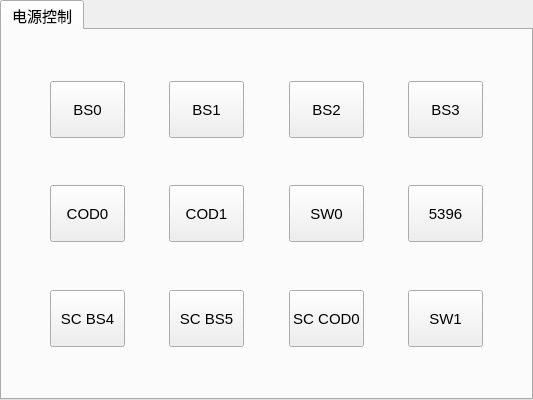
         <widget class="QTabWidget" name="tabWidget">
          <property name="enabled">
           <bool>true</bool>
          </property>
          <property name="font">
           <font>
            <pointsize>11</pointsize>
           </font>
          </property>
          <property name="tabPosition">
           <enum>QTabWidget::North</enum>
          </property>
          <property name="currentIndex">
           <number>0</number>
          </property>
          <property name="elideMode">
           <enum>Qt::ElideNone</enum>
          </property>
          <widget class="QWidget" name="tab">
           <attribute name="title">
            <string>电源控制</string>
           </attribute>
           <layout class="QGridLayout" name="gridLayout_3">
            <item row="5" column="4">
             <spacer name="horizontalSpacer_16">
              <property name="orientation">
               <enum>Qt::Horizontal</enum>
              </property>
              <property name="sizeHint" stdset="0">
               <size>
                <width>45</width>
                <height>20</height>
               </size>
              </property>
             </spacer>
            </item>
            <item row="5" column="3">
             <widget class="QPushButton" name="pushButton_SC_BS5">
              <property name="sizePolicy">
               <sizepolicy hsizetype="Expanding" vsizetype="Expanding">
                <horstretch>0</horstretch>
                <verstretch>0</verstretch>
               </sizepolicy>
              </property>
              <property name="minimumSize">
               <size>
                <width>75</width>
                <height>57</height>
               </size>
              </property>
              <property name="text">
               <string>SC BS5</string>
              </property>
             </widget>
            </item>
            <item row="1" column="5">
             <widget class="QPushButton" name="pushButton_BS2">
              <property name="sizePolicy">
               <sizepolicy hsizetype="Expanding" vsizetype="Expanding">
                <horstretch>0</horstretch>
                <verstretch>0</verstretch>
               </sizepolicy>
              </property>
              <property name="minimumSize">
               <size>
                <width>75</width>
                <height>57</height>
               </size>
              </property>
              <property name="text">
               <string>BS2</string>
              </property>
             </widget>
            </item>
            <item row="1" column="4">
             <spacer name="horizontalSpacer_10">
              <property name="orientation">
               <enum>Qt::Horizontal</enum>
              </property>
              <property name="sizeHint" stdset="0">
               <size>
                <width>45</width>
                <height>20</height>
               </size>
              </property>
             </spacer>
            </item>
            <item row="1" column="3">
             <widget class="QPushButton" name="pushButton_BS1">
              <property name="sizePolicy">
               <sizepolicy hsizetype="Expanding" vsizetype="Expanding">
                <horstretch>0</horstretch>
                <verstretch>0</verstretch>
               </sizepolicy>
              </property>
              <property name="minimumSize">
               <size>
                <width>75</width>
                <height>57</height>
               </size>
              </property>
              <property name="text">
               <string>BS1</string>
              </property>
             </widget>
            </item>
            <item row="1" column="6">
             <spacer name="horizontalSpacer_11">
              <property name="orientation">
               <enum>Qt::Horizontal</enum>
              </property>
              <property name="sizeHint" stdset="0">
               <size>
                <width>44</width>
                <height>20</height>
               </size>
              </property>
             </spacer>
            </item>
            <item row="1" column="8">
             <spacer name="horizontalSpacer_21">
              <property name="orientation">
               <enum>Qt::Horizontal</enum>
              </property>
              <property name="sizeHint" stdset="0">
               <size>
                <width>45</width>
                <height>20</height>
               </size>
              </property>
             </spacer>
            </item>
            <item row="2" column="3">
             <spacer name="verticalSpacer_3">
              <property name="orientation">
               <enum>Qt::Vertical</enum>
              </property>
              <property name="sizeHint" stdset="0">
               <size>
                <width>20</width>
                <height>55</height>
               </size>
              </property>
             </spacer>
            </item>
            <item row="1" column="7">
             <widget class="QPushButton" name="pushButton_BS3">
              <property name="sizePolicy">
               <sizepolicy hsizetype="Expanding" vsizetype="Expanding">
                <horstretch>0</horstretch>
                <verstretch>0</verstretch>
               </sizepolicy>
              </property>
              <property name="minimumSize">
               <size>
                <width>75</width>
                <height>57</height>
               </size>
              </property>
              <property name="text">
               <string>BS3</string>
              </property>
             </widget>
            </item>
            <item row="2" column="1">
             <spacer name="verticalSpacer">
              <property name="orientation">
               <enum>Qt::Vertical</enum>
              </property>
              <property name="sizeHint" stdset="0">
               <size>
                <width>20</width>
                <height>55</height>
               </size>
              </property>
             </spacer>
            </item>
            <item row="3" column="0">
             <spacer name="horizontalSpacer_19">
              <property name="orientation">
               <enum>Qt::Horizontal</enum>
              </property>
              <property name="sizeHint" stdset="0">
               <size>
                <width>45</width>
                <height>20</height>
               </size>
              </property>
             </spacer>
            </item>
            <item row="3" column="1">
             <widget class="QPushButton" name="pushButton_COD0">
              <property name="sizePolicy">
               <sizepolicy hsizetype="Expanding" vsizetype="Expanding">
                <horstretch>0</horstretch>
                <verstretch>0</verstretch>
               </sizepolicy>
              </property>
              <property name="minimumSize">
               <size>
                <width>75</width>
                <height>57</height>
               </size>
              </property>
              <property name="text">
               <string>COD0</string>
              </property>
             </widget>
            </item>
            <item row="2" column="7">
             <spacer name="verticalSpacer_5">
              <property name="orientation">
               <enum>Qt::Vertical</enum>
              </property>
              <property name="sizeHint" stdset="0">
               <size>
                <width>20</width>
                <height>55</height>
               </size>
              </property>
             </spacer>
            </item>
            <item row="2" column="5">
             <spacer name="verticalSpacer_4">
              <property name="orientation">
               <enum>Qt::Vertical</enum>
              </property>
              <property name="sizeHint" stdset="0">
               <size>
                <width>20</width>
                <height>55</height>
               </size>
              </property>
             </spacer>
            </item>
            <item row="3" column="2">
             <spacer name="horizontalSpacer_12">
              <property name="orientation">
               <enum>Qt::Horizontal</enum>
              </property>
              <property name="sizeHint" stdset="0">
               <size>
                <width>44</width>
                <height>20</height>
               </size>
              </property>
             </spacer>
            </item>
            <item row="3" column="4">
             <spacer name="horizontalSpacer_13">
              <property name="orientation">
               <enum>Qt::Horizontal</enum>
              </property>
              <property name="sizeHint" stdset="0">
               <size>
                <width>45</width>
                <height>20</height>
               </size>
              </property>
             </spacer>
            </item>
            <item row="3" column="3">
             <widget class="QPushButton" name="pushButton_COD1">
              <property name="sizePolicy">
               <sizepolicy hsizetype="Expanding" vsizetype="Expanding">
                <horstretch>0</horstretch>
                <verstretch>0</verstretch>
               </sizepolicy>
              </property>
              <property name="minimumSize">
               <size>
                <width>75</width>
                <height>57</height>
               </size>
              </property>
              <property name="text">
               <string>COD1</string>
              </property>
             </widget>
            </item>
            <item row="4" column="1">
             <spacer name="verticalSpacer_6">
              <property name="orientation">
               <enum>Qt::Vertical</enum>
              </property>
              <property name="sizeHint" stdset="0">
               <size>
                <width>20</width>
                <height>55</height>
               </size>
              </property>
             </spacer>
            </item>
            <item row="3" column="6">
             <spacer name="horizontalSpacer_14">
              <property name="orientation">
               <enum>Qt::Horizontal</enum>
              </property>
              <property name="sizeHint" stdset="0">
               <size>
                <width>44</width>
                <height>20</height>
               </size>
              </property>
             </spacer>
            </item>
            <item row="3" column="5">
             <widget class="QPushButton" name="pushButton_SW0">
              <property name="sizePolicy">
               <sizepolicy hsizetype="Expanding" vsizetype="Expanding">
                <horstretch>0</horstretch>
                <verstretch>0</verstretch>
               </sizepolicy>
              </property>
              <property name="minimumSize">
               <size>
                <width>75</width>
                <height>57</height>
               </size>
              </property>
              <property name="text">
               <string>SW0</string>
              </property>
             </widget>
            </item>
            <item row="3" column="7">
             <widget class="QPushButton" name="pushButton_Gate">
              <property name="enabled">
               <bool>true</bool>
              </property>
              <property name="sizePolicy">
               <sizepolicy hsizetype="Expanding" vsizetype="Expanding">
                <horstretch>0</horstretch>
                <verstretch>0</verstretch>
               </sizepolicy>
              </property>
              <property name="minimumSize">
               <size>
                <width>75</width>
                <height>57</height>
               </size>
              </property>
              <property name="text">
               <string>5396</string>
              </property>
             </widget>
            </item>
            <item row="3" column="8">
             <spacer name="horizontalSpacer_22">
              <property name="orientation">
               <enum>Qt::Horizontal</enum>
              </property>
              <property name="sizeHint" stdset="0">
               <size>
                <width>45</width>
                <height>20</height>
               </size>
              </property>
             </spacer>
            </item>
            <item row="4" column="7">
             <spacer name="verticalSpacer_9">
              <property name="orientation">
               <enum>Qt::Vertical</enum>
              </property>
              <property name="sizeHint" stdset="0">
               <size>
                <width>20</width>
                <height>55</height>
               </size>
              </property>
             </spacer>
            </item>
            <item row="4" column="3">
             <spacer name="verticalSpacer_7">
              <property name="orientation">
               <enum>Qt::Vertical</enum>
              </property>
              <property name="sizeHint" stdset="0">
               <size>
                <width>20</width>
                <height>55</height>
               </size>
              </property>
             </spacer>
            </item>
            <item row="5" column="0">
             <spacer name="horizontalSpacer_20">
              <property name="orientation">
               <enum>Qt::Horizontal</enum>
              </property>
              <property name="sizeHint" stdset="0">
               <size>
                <width>45</width>
                <height>20</height>
               </size>
              </property>
             </spacer>
            </item>
            <item row="4" column="5">
             <spacer name="verticalSpacer_8">
              <property name="orientation">
               <enum>Qt::Vertical</enum>
              </property>
              <property name="sizeHint" stdset="0">
               <size>
                <width>20</width>
                <height>55</height>
               </size>
              </property>
             </spacer>
            </item>
            <item row="5" column="2">
             <spacer name="horizontalSpacer_15">
              <property name="orientation">
               <enum>Qt::Horizontal</enum>
              </property>
              <property name="sizeHint" stdset="0">
               <size>
                <width>44</width>
                <height>20</height>
               </size>
              </property>
             </spacer>
            </item>
            <item row="5" column="1">
             <widget class="QPushButton" name="pushButton_SC_BS4">
              <property name="sizePolicy">
               <sizepolicy hsizetype="Expanding" vsizetype="Expanding">
                <horstretch>0</horstretch>
                <verstretch>0</verstretch>
               </sizepolicy>
              </property>
              <property name="minimumSize">
               <size>
                <width>75</width>
                <height>57</height>
               </size>
              </property>
              <property name="text">
               <string>SC BS4</string>
              </property>
             </widget>
            </item>
            <item row="0" column="1">
             <spacer name="verticalSpacer_10">
              <property name="orientation">
               <enum>Qt::Vertical</enum>
              </property>
              <property name="sizeHint" stdset="0">
               <size>
                <width>20</width>
                <height>55</height>
               </size>
              </property>
             </spacer>
            </item>
            <item row="0" column="7">
             <spacer name="verticalSpacer_13">
              <property name="orientation">
               <enum>Qt::Vertical</enum>
              </property>
              <property name="sizeHint" stdset="0">
               <size>
                <width>20</width>
                <height>55</height>
               </size>
              </property>
             </spacer>
            </item>
            <item row="0" column="3">
             <spacer name="verticalSpacer_11">
              <property name="orientation">
               <enum>Qt::Vertical</enum>
              </property>
              <property name="sizeHint" stdset="0">
               <size>
                <width>20</width>
                <height>55</height>
               </size>
              </property>
             </spacer>
            </item>
            <item row="0" column="5">
             <spacer name="verticalSpacer_12">
              <property name="orientation">
               <enum>Qt::Vertical</enum>
              </property>
              <property name="sizeHint" stdset="0">
               <size>
                <width>20</width>
                <height>55</height>
               </size>
              </property>
             </spacer>
            </item>
            <item row="1" column="0">
             <spacer name="horizontalSpacer_18">
              <property name="orientation">
               <enum>Qt::Horizontal</enum>
              </property>
              <property name="sizeHint" stdset="0">
               <size>
                <width>45</width>
                <height>20</height>
               </size>
              </property>
             </spacer>
            </item>
            <item row="1" column="2">
             <spacer name="horizontalSpacer_9">
              <property name="orientation">
               <enum>Qt::Horizontal</enum>
              </property>
              <property name="sizeHint" stdset="0">
               <size>
                <width>44</width>
                <height>20</height>
               </size>
              </property>
             </spacer>
            </item>
            <item row="1" column="1">
             <widget class="QPushButton" name="pushButton_BS0">
              <property name="sizePolicy">
               <sizepolicy hsizetype="Expanding" vsizetype="Expanding">
                <horstretch>0</horstretch>
                <verstretch>0</verstretch>
               </sizepolicy>
              </property>
              <property name="minimumSize">
               <size>
                <width>75</width>
                <height>57</height>
               </size>
              </property>
              <property name="text">
               <string>BS0</string>
              </property>
             </widget>
            </item>
            <item row="6" column="3">
             <spacer name="verticalSpacer_15">
              <property name="orientation">
               <enum>Qt::Vertical</enum>
              </property>
              <property name="sizeHint" stdset="0">
               <size>
                <width>20</width>
                <height>55</height>
               </size>
              </property>
             </spacer>
            </item>
            <item row="6" column="5">
             <spacer name="verticalSpacer_16">
              <property name="orientation">
               <enum>Qt::Vertical</enum>
              </property>
              <property name="sizeHint" stdset="0">
               <size>
                <width>20</width>
                <height>55</height>
               </size>
              </property>
             </spacer>
            </item>
            <item row="5" column="8">
             <spacer name="horizontalSpacer_23">
              <property name="orientation">
               <enum>Qt::Horizontal</enum>
              </property>
              <property name="sizeHint" stdset="0">
               <size>
                <width>45</width>
                <height>20</height>
               </size>
              </property>
             </spacer>
            </item>
            <item row="5" column="5">
             <widget class="QPushButton" name="pushButton_SC_COD0">
              <property name="sizePolicy">
               <sizepolicy hsizetype="Expanding" vsizetype="Expanding">
                <horstretch>0</horstretch>
                <verstretch>0</verstretch>
               </sizepolicy>
              </property>
              <property name="minimumSize">
               <size>
                <width>75</width>
                <height>57</height>
               </size>
              </property>
              <property name="text">
               <string>SC COD0</string>
              </property>
             </widget>
            </item>
            <item row="6" column="1">
             <spacer name="verticalSpacer_14">
              <property name="orientation">
               <enum>Qt::Vertical</enum>
              </property>
              <property name="sizeHint" stdset="0">
               <size>
                <width>20</width>
                <height>55</height>
               </size>
              </property>
             </spacer>
            </item>
            <item row="5" column="6">
             <spacer name="horizontalSpacer_17">
              <property name="orientation">
               <enum>Qt::Horizontal</enum>
              </property>
              <property name="sizeHint" stdset="0">
               <size>
                <width>44</width>
                <height>20</height>
               </size>
              </property>
             </spacer>
            </item>
            <item row="5" column="7">
             <widget class="QPushButton" name="pushButton_SC_COD1">
              <property name="sizePolicy">
               <sizepolicy hsizetype="Expanding" vsizetype="Expanding">
                <horstretch>0</horstretch>
                <verstretch>0</verstretch>
               </sizepolicy>
              </property>
              <property name="minimumSize">
               <size>
                <width>75</width>
                <height>57</height>
               </size>
              </property>
              <property name="text">
               <string>SW1</string>
              </property>
             </widget>
            </item>
            <item row="6" column="7">
             <spacer name="verticalSpacer_17">
              <property name="orientation">
               <enum>Qt::Vertical</enum>
              </property>
              <property name="sizeHint" stdset="0">
               <size>
                <width>20</width>
                <height>55</height>
               </size>
              </property>
             </spacer>
            </item>
           </layout>
          </widget>
         </widget>
